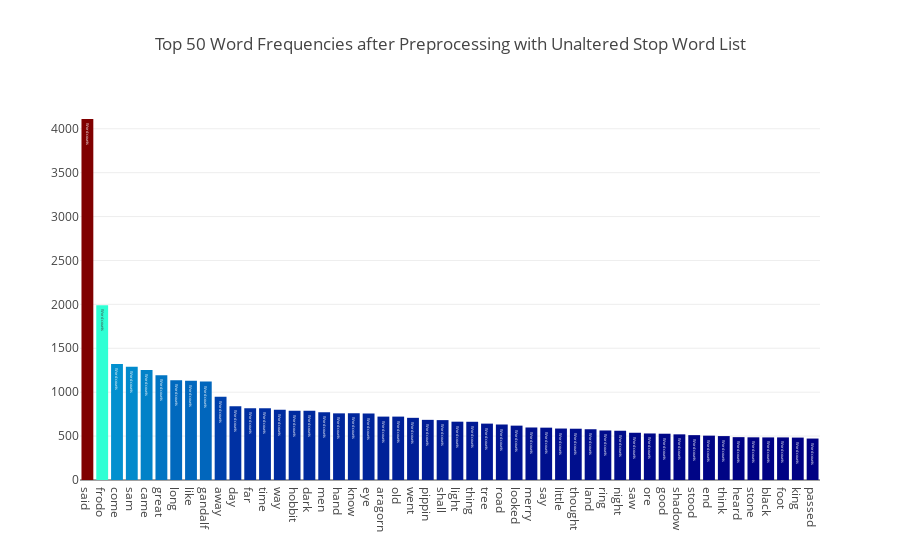

The notebook cell this image was saved under:
### Code cell
# Signed up for plotly. See Jeff Hale's article: 
# https://towardsdatascience.com/its-2019-make-your-data-visualizations-interactive-with-plotly-b361e7d45dc6

import plotly.offline as py
py.init_notebook_mode(connected=True)
import plotly.graph_objs as go

feature_names = tf_vectorizer.get_feature_names()
count_vec = np.asarray(tf.sum(axis=0)).ravel()
zipped = list(zip(feature_names, count_vec))
x, y = (list(x) for x in zip(*sorted(zipped, key=lambda x: x[1], reverse=True)))

# Now I want to extract out on the top 15 and bottom 15 words
Y = np.concatenate([y[0:15], y[-16:-1]])
X = np.concatenate([x[0:15], x[-16:-1]])

# Plotting the Plot.ly plot for the Top 50 word frequencies
data = [go.Bar(
            x = x[0:50],
            y = y[0:50],
            marker= dict(colorscale='Jet',
                         color = y[0:50]
                        ),
            text='Word counts'
    )]

layout = go.Layout(
    title='Top 50 Word Frequencies after Preprocessing with Unaltered Stop Word List'
)

fig = go.Figure(data=data, layout=layout)

py.iplot(fig, filename='basic-bar')

# The words 'said', 'come', and 'came' are overrepresented. Going to make them stopwords and reanalyze.

### Figure 1 — Plotly figure (JSON) as saved in the notebook; plotly's stock layout.template omitted (floating-point values rounded to 4 significant figures)
{"data": [{"marker": {"color": [4111, 1989, 1321, 1291, 1253, 1193, 1137, 1129, 1121, 949, 840, 817, 817, 800, 790, 788, 772, 759, 759, 756, 722, 722, 708, 685, 682, 664, 663, 642, 632, 619, 598, 596, 586, 584, 578, 564, 561, 538, 530, 527, 520, 511, 505, 500, 488, 486, 485, 485, 483, 472], "colorscale": "Jet"}, "text": "Word counts", "type": "bar", "uid": "9f670692-56ef-4aff-9b84-00002168bc00", "x": ["said", "frodo", "come", "sam", "came", "great", "long", "like", "gandalf", "away", "day", "far", "time", "way", "hobbit", "dark", "men", "hand", "know", "eye", "aragorn", "old", "went", "pippin", "shall", "light", "thing", "tree", "road", "looked", "merry", "say", "little", "thought", "land", "ring", "night", "saw", "ore", "good", "shadow", "stood", "end", "think", "heard", "stone", "black", "foot", "king", "passed"], "y": [4111, 1989, 1321, 1291, 1253, 1193, 1137, 1129, 1121, 949, 840, 817, 817, 800, 790, 788, 772, 759, 759, 756, 722, 722, 708, 685, 682, 664, 663, 642, 632, 619, 598, 596, 586, 584, 578, 564, 561, 538, 530, 527, 520, 511, 505, 500, 488, 486, 485, 485, 483, 472]}], "layout": {"title": {"text": "Top 50 Word Frequencies after Preprocessing with Unaltered Stop Word List"}}}
